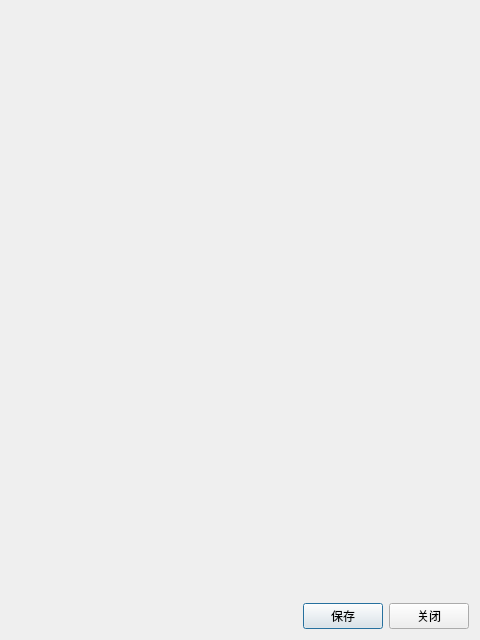
<?xml version="1.0" encoding="UTF-8"?>
<ui version="4.0">
 <class>SettingsDialog</class>
 <widget class="QDialog" name="SettingsDialog">
  <property name="geometry">
   <rect>
    <x>0</x>
    <y>0</y>
    <width>480</width>
    <height>640</height>
   </rect>
  </property>
  <property name="windowTitle">
   <string>设置</string>
  </property>
  <layout class="QVBoxLayout" name="verticalLayout_2" stretch="9,1">
   <item>
    <layout class="QVBoxLayout" name="verticalLayout" stretch="10">
     <item>
      <widget class="ButtonSettingBorad" name="button_setting_broad" native="true"/>
     </item>
    </layout>
   </item>
   <item>
    <layout class="QHBoxLayout" name="horizontalLayout">
     <item>
      <spacer name="horizontalSpacer">
       <property name="orientation">
        <enum>Qt::Horizontal</enum>
       </property>
       <property name="sizeHint" stdset="0">
        <size>
         <width>40</width>
         <height>20</height>
        </size>
       </property>
      </spacer>
     </item>
     <item>
      <widget class="QPushButton" name="save_button">
       <property name="text">
        <string>保存</string>
       </property>
      </widget>
     </item>
     <item>
      <widget class="QPushButton" name="close_button">
       <property name="text">
        <string>关闭</string>
       </property>
      </widget>
     </item>
    </layout>
   </item>
  </layout>
 </widget>
 <customwidgets>
  <customwidget>
   <class>ButtonSettingBorad</class>
   <extends>QWidget</extends>
   <header location="global">buttonsettingborad.h</header>
   <container>1</container>
  </customwidget>
 </customwidgets>
 <resources/>
 <connections/>
</ui>
